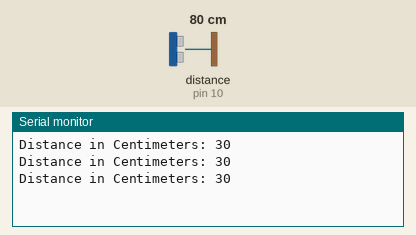
The sketch below on a simulated Arduino Uno, built with avr-gcc and run on an emulated ATmega328P. Shown: the last lines printed to the serial monitor. Wiring (inferred from the names in the program): ultrasonic range finder: trigger pin 9; echo pin 10. The inputs (shaded band) are chosen by the test bench; at power-on: distance to the obstacle (sensor on pin 10) 80 cm. The echo pulse lasts 58.3 µs per cm.

Above: at 1.3 s.
1.4 s: distance to the obstacle (sensor on pin 10) set to 2 cm
At 1.9 s:
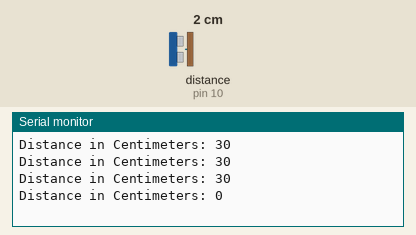
2.9 s: distance to the obstacle (sensor on pin 10) set to 4 cm
At 3.4 s:
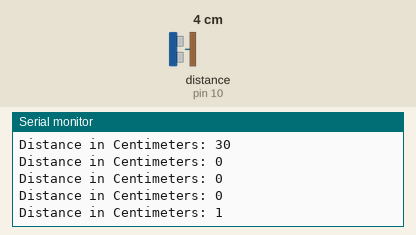
Timing chart, 0 to 5.9 s (numbered marks = the images above; inputs shaded):
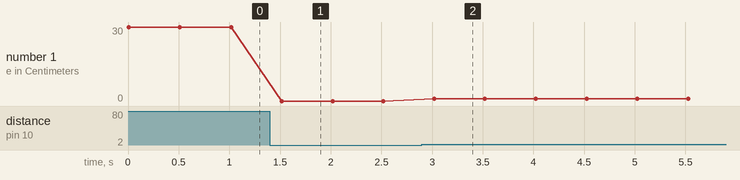

Measured:
- after the input at 1.4 s, the serial monitor: prints a new line after 0.12 s (image 1)
- after the input at 2.9 s, the serial monitor: prints a new line after 0.12 s (image 2)
- plotted number 1: 30 → 0 after the input at 1.4 s, 0 → 1 after the input at 2.9 s

The sketch:

ultrasonic_sensor.ino
```cpp
const int trigPin = 9;
const int echoPin = 10;
long duration;
int distanceCm, distanceInch;
void setup() {
  pinMode(trigPin, OUTPUT);
  pinMode(echoPin, INPUT);
  Serial.begin(9600);
}
void loop() {
  digitalWrite(trigPin, LOW);
  delayMicroseconds(2);
  digitalWrite(trigPin, HIGH);
  delayMicroseconds(10);
  digitalWrite(trigPin, LOW);
  duration = pulseIn(echoPin, HIGH);
  distanceCm = duration * 0.0340 / 2;
  distanceInch = duration * 0.01330 / 2;
  Serial.print("Distance in Centimeters: ");
  Serial.println(distanceInch);
  Serial.println("");
  delay(500);
}
```
